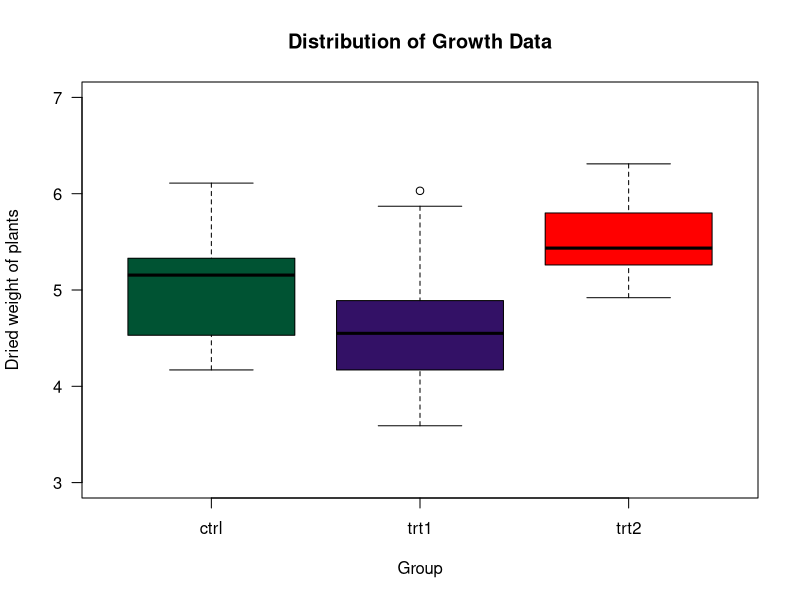

Write the R code that produced this figure.
## ---- chunk 1
knitr::opts_chunk$set(echo = TRUE)
## ---- chunk 2
boxplot(weight ~ group,                             # compare weight by group
		data = PlantGrowth,                         # built-in data set
		main = "Distribution of Growth Data",       # set title
		las = 1,                                    # rotate y-axis values
        ylab = "Dried weight of plants",            # set y-axis title
		xlab = "Group",                             # set x-axis title
		ylim = c(3,7),                             # set scale of y-axis
		col = c("#005333","#331166","#FF0000"))        # set bar fill colors
## ---- chunk 3
knitr::kable(anova(lm(weight ~ group, data = PlantGrowth)), digits = 3, caption = "One-way ANOVA of Plant Growth Data")
